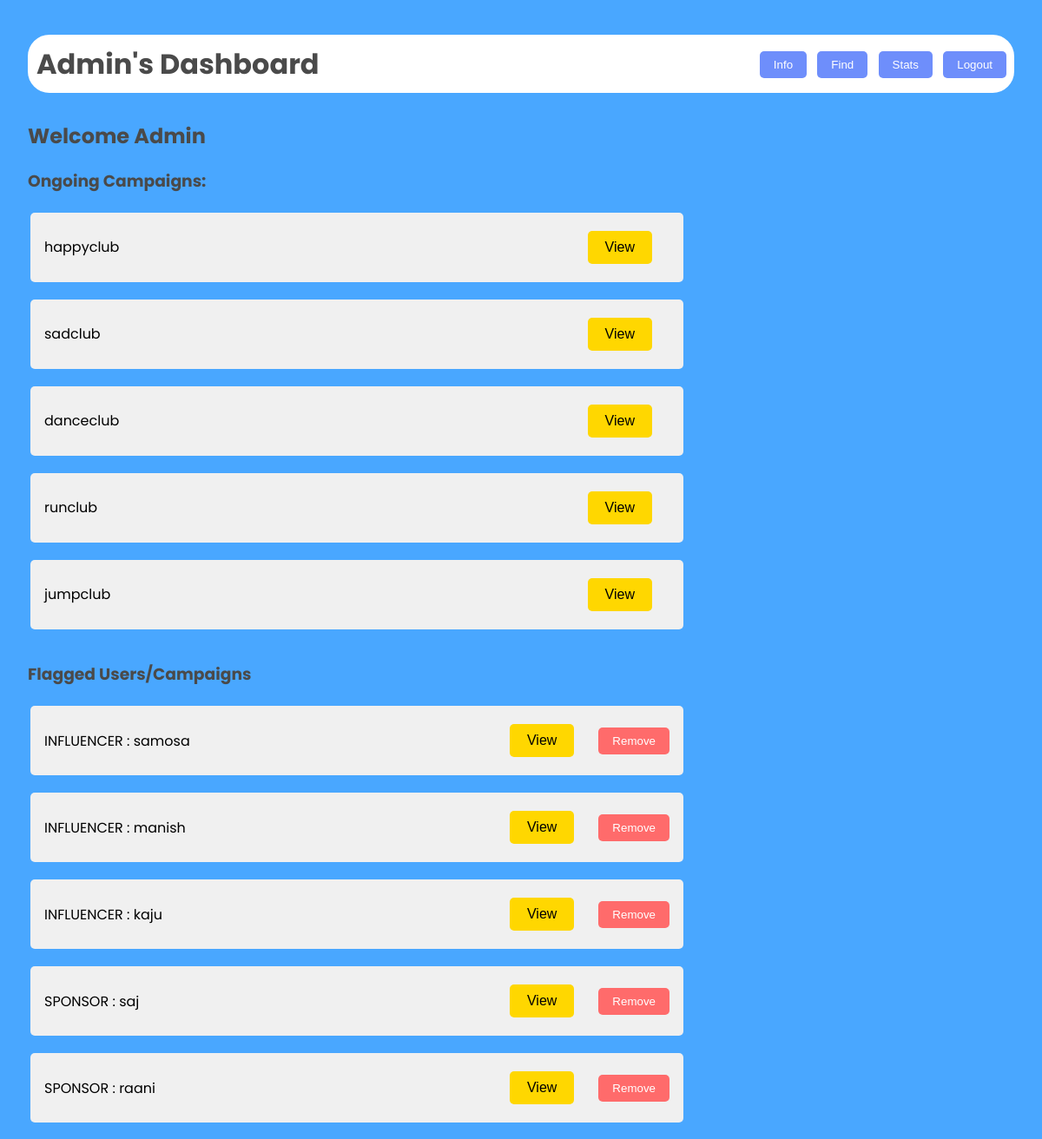
/adminhome (signed in), run on an earlier commit of the app's database.
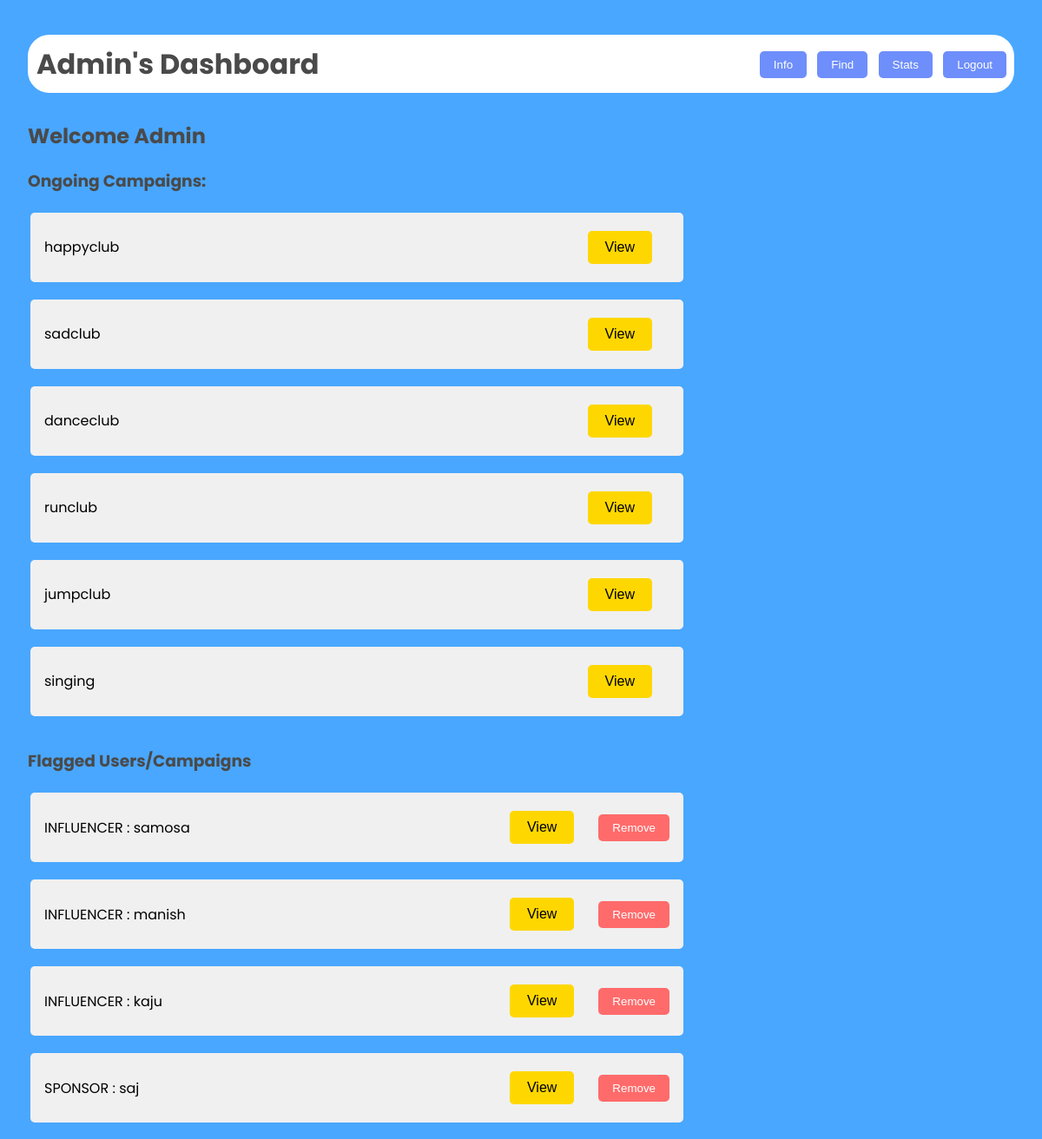
And on a later commit of the database.
### models.py (models this page shows)
class Campaign(db.Model):
    __tablename__ = 'campaign'
    campaignid = db.Column(db.Integer, primary_key=True, autoincrement=True)
    sname = db.Column(db.String, db.ForeignKey('sponsor.usename'), nullable=False)
    iname = db.Column(db.String, db.ForeignKey('influencer.usename'))
    cname = db.Column(db.String, nullable=False)
    budget = db.Column(db.Integer, nullable=False)
    desc = db.Column(db.String, nullable=False)
    startdate = db.Column(db.Integer, nullable=False)
    enddate = db.Column(db.Integer, nullable=False)
    public = db.Column(db.Integer, nullable=False)
    job = db.Column(db.String, nullable=False)
    flag = db.Column(db.Integer, nullable=False, default=0 )

class Influencer(db.Model):
    __tablename__ = 'influencer'
    inid=db.Column(db.Integer,primary_key=True)
    iname = db.Column(db.String, nullable=False)
    usename = db.Column(db.String, unique=True)
    email = db.Column(db.String, nullable=False)
    password = db.Column(db.String, nullable=False)
    platform = db.Column(db.String, nullable=False)
    number = db.Column(db.Integer, nullable=False)
    reach = db.Column(db.Integer, nullable=False)
    flag = db.Column(db.Integer, nullable=False, default=0)

class Sponsor(db.Model):
    __tablename__ = 'sponsor'
    sid=db.Column(db.Integer,primary_key=True)
    sname = db.Column(db.String, nullable=False)
    usename = db.Column(db.String, unique=True)
    email = db.Column(db.String, nullable=False)
    password = db.Column(db.String, nullable=False)
    industry = db.Column(db.String, nullable=False)
    number = db.Column(db.Integer, nullable=False)
    flag = db.Column(db.Integer, nullable=False, default=0)

### main.py (the view)
@app.route('/adminhome')
def adminhome():
    if 'username' in session:
        camp=Campaign.query.all()
        iflag=Influencer.query.filter_by(flag=1)
        sflag=Sponsor.query.filter_by(flag=1)
        cflag=Campaign.query.filter_by(flag=1)
        return render_template("admin_main.html",camp=camp,iflag=iflag,sflag=sflag,cflag=cflag)
    else:
        return redirect('/admin')#change to home later

### templates/admin_main.html (shortened to what this page needs)
<!DOCTYPE html>
<html lang="en">
<head>
    <link rel="stylesheet" href="/static/dash.css">
</head>
<body>
    <div class="dashboard">
        <header>
            <h1>Admin's Dashboard</h1>
            <nav>
                <a href="/adminhome"><button>Info</button></a>
                <a href="/adminfind"><button>Find</button></a>
                <a href="/adminstatistics"><button>Stats</button></a>
                <a href="/logout"><button>Logout</button></a>
            </nav>
        </header>
        <main>
            <h2>Welcome Admin</h2>
            <h3>Ongoing Campaigns:</h3>
            <div class="campaignlist">
                <table>
                    {% for c in camp %}
                    <tr>
                        <td>
                            <div class="campaign">
                                <span>{{ c.cname }}</span>
                                <button class="viewopen" data-popup-id="popup-camp-{{ c.campaignid }}">View</button>
                            </div>
                        </td>
                    </tr>
                    {% endfor %}
                </table>
            </div>
            <h3>Flagged Users/Campaigns</h3>
            <div class="flaggedlist">
                <table>
                    {% for f in iflag %}
                    <tr>
                        <td>
                            <div class="flagged">
                                <span>INFLUENCER : {{ f.iname }}</span>
                                <div style="display: inline-flex;">
                                    <button class="viewopen" data-popup-id="popup-iflag-{{ f.inid }}">View</button>
                                    <form action="/flag" method="post">
                                        <button type="submit" class="remove" name="flagvalue" value="0,{{ f.usename }}">Remove</button>
                                    </form>
                                </div>
                            </div>
                        </td>
                    </tr>
                    {% endfor %}
                    {% for f in sflag %}
                    <tr>
                        <td>
                            <div class="flagged">
                                <span>SPONSOR : {{ f.sname }}</span>
                                <div style="display: inline-flex;">
                                    <button class="viewopen" data-popup-id="popup-sflag-{{ f.sid }}">View</button>
                                    <form action="/flag" method="post">
                                        <button type="submit" class="remove" name="flagvalue" value="0,{{ f.usename }}">Remove</button>
                                    </form>
                                </div>
                            </div>
                        </td>
                    </tr>
                    {% endfor %}
                </table>
            </div>
        </main>
    </div>
</body>
</html>

What changed in the data, as far as the page shows it:
no longer on this page (row edited): Sponsor: sname "raani"
added Campaign: cname "singing"
